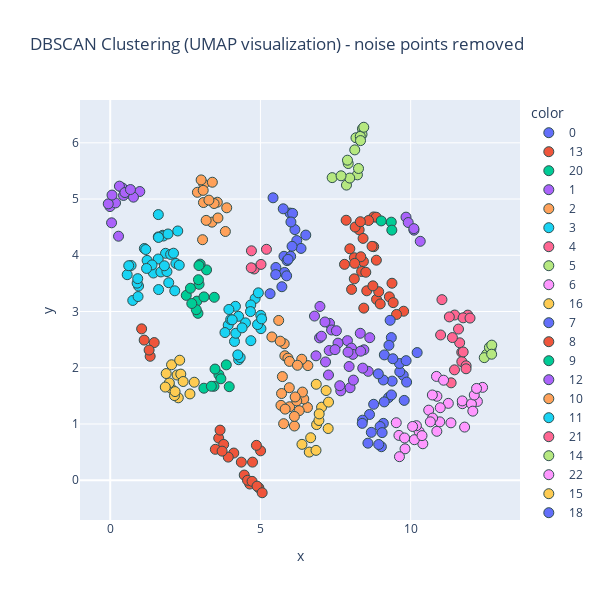

The notebook cell this image was saved under:
### Code cell
mask = labels != -1

fig = px.scatter(
    x=reduced_single_stocks[mask, 0],
    y=reduced_single_stocks[mask, 1],
    color=labels[mask].astype(str),
    hover_name=single_stocks[mask]['name'],
    title="DBSCAN Clustering (UMAP visualization) - noise points removed",
    width=600,
    height=600
    
)
fig.update_traces(marker=dict(size=10, line=dict(width=1, color='DarkSlateGrey')))
fig.show()

### Figure 1 — Plotly figure (JSON) as saved in the notebook; plotly's stock layout.template omitted (floating-point values rounded to 4 significant figures)
{"data": [{"hovertemplate": "<b>%{hovertext}</b><br><br>color=0<br>x=%{x}<br>y=%{y}<extra></extra>", "hovertext": ["Google", "SYK", "BLK", "V", "MA", "HQY", "DAL", "AX", "BPOP", "WTFC", "ZWS", "GOOG", "LYV", "NWSA", "NWS", "ICE", "CME", "MCO", "EMR", "CBRE"], "legendgroup": "0", "marker": {"color": "#636efa", "line": {"color": "DarkSlateGrey", "width": 1}, "size": 10, "symbol": "circle"}, "mode": "markers", "name": "0", "orientation": "v", "showlegend": true, "type": "scatter", "x": [5.805, 5.321, 6.509, 5.514, 5.508, 5.784, 6.21, 5.984, 6.07, 5.42, 6.147, 5.714, 6.015, 6.351, 6.053, 5.887, 5.872, 6.006, 5.921, 5.759], "xaxis": "x", "y": [3.694, 3.317, 4.359, 3.783, 3.657, 3.982, 4.262, 4.751, 4.745, 5.022, 4.457, 3.441, 4.592, 4.122, 4.159, 3.905, 3.634, 3.982, 3.927, 4.826], "yaxis": "y"}, {"hovertemplate": "<b>%{hovertext}</b><br><br>color=13<br>x=%{x}<br>y=%{y}<extra></extra>", "hovertext": ["Tesla", "BAC", "TSEM", "WAT", "GTLS", "UMBF", "WD", "RF", "CADE", "ABCB", "FNB", "EWBC", "BOKF", "WBS", "SSB", "FHN", "HBAN", "MTB", "SNV", "ONB", "OZK", "CFR", "AUB", "PB", "PNFP", "SCHW", "PSA", "AVB", "EQR", "ESS", "MAA", "KIM"], "legendgroup": "13", "marker": {"color": "#EF553B", "line": {"color": "DarkSlateGrey", "width": 1}, "size": 10, "symbol": "circle"}, "mode": "markers", "name": "13", "orientation": "v", "showlegend": true, "type": "scatter", "x": [8.858, 8.767, 8.034, 8.864, 8.936, 8.853, 9.766, 8.427, 8.286, 8.152, 7.798, 7.853, 8.367, 8.769, 8.125, 8.124, 8.416, 8.341, 8.599, 7.976, 8.136, 8.507, 8.439, 8.539, 8.325, 8.714, 8.987, 9.291, 9.418, 9.378, 9.53, 8.743], "xaxis": "x", "y": [3.913, 4.682, 3.393, 3.216, 3.353, 4.677, 3.005, 3.89, 4.453, 4.502, 3.839, 4.623, 3.712, 4.153, 3.956, 3.581, 4.3, 3.974, 4.619, 4.115, 3.856, 3.698, 3.06, 3.368, 4.597, 4.159, 3.135, 3.261, 3.158, 3.503, 2.948, 3.456], "yaxis": "y"}, {"hovertemplate": "<b>%{hovertext}</b><br><br>color=20<br>x=%{x}<br>y=%{y}<extra></extra>", "hovertext": ["MSFT", "ASML", "AMD", "FERG", "MU", "MLM", "LRCX", "AMAT"], "legendgroup": "20", "marker": {"color": "#00cc96", "line": {"color": "DarkSlateGrey", "width": 1}, "size": 10, "symbol": "circle"}, "mode": "markers", "name": "20", "orientation": "v", "showlegend": true, "type": "scatter", "x": [3.864, 3.962, 3.117, 3.617, 3.684, 3.488, 3.455, 3.366], "xaxis": "x", "y": [2.051, 1.663, 1.636, 1.878, 1.804, 1.977, 1.67, 1.671], "yaxis": "y"}, {"hovertemplate": "<b>%{hovertext}</b><br><br>color=1<br>x=%{x}<br>y=%{y}<extra></extra>", "hovertext": ["NVDA", "AVGO", "INSM", "HIMS", "STRL", "MOD", "IDCC", "GE", "HWM", "ANET", "VST", "NRG", "RCL"], "legendgroup": "1", "marker": {"color": "#ab63fa", "line": {"color": "DarkSlateGrey", "width": 1}, "size": 10, "symbol": "circle"}, "mode": "markers", "name": "1", "orientation": "v", "showlegend": true, "type": "scatter", "x": [-0.008464, 0.1773, 0.9844, 0.4016, -0.06541, 0.04469, 0.7734, 0.4421, 0.3062, 0.2768, 0.05977, 0.4894, 0.6738], "xaxis": "x", "y": [4.866, 4.931, 5.134, 5.198, 4.914, 4.577, 5.034, 5.064, 5.23, 4.339, 5.07, 5.116, 5.169], "yaxis": "y"}, {"hovertemplate": "<b>%{hovertext}</b><br><br>color=2<br>x=%{x}<br>y=%{y}<extra></extra>", "hovertext": ["TSM", "NOW", "ISRG", "JPM", "GS", "AXP", "WMT", "CVCO", "BK", "PNR", "MWA", "KMI", "WFC", "WELL", "GRMN"], "legendgroup": "2", "marker": {"color": "#FFA15A", "line": {"color": "DarkSlateGrey", "width": 1}, "size": 10, "symbol": "circle"}, "mode": "markers", "name": "2", "orientation": "v", "showlegend": true, "type": "scatter", "x": [2.902, 3.114, 3.095, 3.104, 3.565, 3.386, 3.193, 3.074, 3.457, 3.4, 3.285, 3.833, 3.878, 3.586, 3.026], "xaxis": "x", "y": [5.12, 5.263, 5.154, 4.938, 4.943, 4.589, 4.62, 4.277, 4.921, 5.299, 4.98, 4.423, 4.844, 4.663, 5.34], "yaxis": "y"}, {"hovertemplate": "<b>%{hovertext}</b><br><br>color=3<br>x=%{x}<br>y=%{y}<extra></extra>", "hovertext": ["ORCL", "IBM", "PANW", "BKNG", "LLY", "COST", "CYBR", "NVMI", "MDGL", "LII", "FN", "SPXC", "XPO", "R", "TBBK", "BMI", "SBS", "TKO", "WMB", "TPL", "PGR", "KKR", "ETN", "PH", "TT", "TDG", "CTAS", "URI", "APH", "KLAC", "IRM", "BSX", "MCK"], "legendgroup": "3", "marker": {"color": "#19d3f3", "line": {"color": "DarkSlateGrey", "width": 1}, "size": 10, "symbol": "circle"}, "mode": "markers", "name": "3", "orientation": "v", "showlegend": true, "type": "scatter", "x": [1.841, 2.248, 1.439, 1.749, 0.5655, 2.01, 1.602, 1.228, 1.61, 1.77, 0.9427, 0.6945, 0.7503, 2.186, 2.298, 1.686, 1.948, 1.888, 2.106, 1.6, 1.598, 1.137, 0.8955, 1.392, 1.183, 1.209, 1.803, 0.9269, 1.608, 0.9153, 0.6159, 1.924, 2.148], "xaxis": "x", "y": [4.035, 4.432, 3.684, 4.356, 3.655, 4.015, 4.724, 3.909, 3.39, 4.342, 3.453, 3.818, 3.197, 3.855, 3.823, 3.704, 3.512, 3.71, 4.037, 4.327, 3.934, 4.121, 3.504, 3.828, 4.102, 3.766, 3.813, 3.266, 4.317, 3.584, 3.815, 4.379, 3.368], "yaxis": "y"}, {"hovertemplate": "<b>%{hovertext}</b><br><br>color=4<br>x=%{x}<br>y=%{y}<extra></extra>", "hovertext": ["INTC", "DIS", "ONC", "BNTX", "LUV", "AAL", "ALK", "HASI", "IFF", "BALL", "TGT", "CCI", "SBAC", "ARE", "DOC", "MDT", "NKE"], "legendgroup": "4", "marker": {"color": "#FF6692", "line": {"color": "DarkSlateGrey", "width": 1}, "size": 10, "symbol": "circle"}, "mode": "markers", "name": "4", "orientation": "v", "showlegend": true, "type": "scatter", "x": [11.7, 11.9, 11.46, 11.7, 11.75, 11.29, 11.04, 11.98, 11.63, 11.59, 11.75, 11.46, 11.35, 11.85, 11.39, 11.0, 11.84], "xaxis": "x", "y": [2.275, 2.936, 2.938, 2.109, 2.888, 2.904, 3.211, 2.883, 2.444, 2.688, 2.281, 1.963, 1.732, 2.035, 2.537, 2.583, 1.982], "yaxis": "y"}, {"hovertemplate": "<b>%{hovertext}</b><br><br>color=5<br>x=%{x}<br>y=%{y}<extra></extra>", "hovertext": ["SHOP", "ADSK", "MMM", "WIX", "VRNS", "FROG", "CDE", "BBIO", "RKT", "IP", "SW", "TTWO", "GM", "EBAY", "CCL"], "legendgroup": "5", "marker": {"color": "#B6E880", "line": {"color": "DarkSlateGrey", "width": 1}, "size": 10, "symbol": "circle"}, "mode": "markers", "name": "5", "orientation": "v", "showlegend": true, "type": "scatter", "x": [8.179, 7.921, 8.227, 8.395, 8.139, 8.381, 8.322, 8.439, 8.331, 7.864, 7.973, 7.387, 8.264, 7.683, 7.896], "xaxis": "x", "y": [6.09, 5.632, 5.43, 6.249, 5.875, 6.149, 6.114, 6.277, 6.039, 5.248, 5.373, 5.381, 5.543, 5.413, 5.691], "yaxis": "y"}, {"hovertemplate": "<b>%{hovertext}</b><br><br>color=6<br>x=%{x}<br>y=%{y}<extra></extra>", "hovertext": ["JNJ", "NEE", "BIIB", "INCY", "ORA", "CWEN", "UPS", "CHRW", "AWK", "WTRG", "CWT", "NEM", "AMCR", "SYY", "KDP", "AMT", "O", "D", "XEL", "ES", "PFE", "CVS", "BMY"], "legendgroup": "6", "marker": {"color": "#FF97FF", "line": {"color": "DarkSlateGrey", "width": 1}, "size": 10, "symbol": "circle"}, "mode": "markers", "name": "6", "orientation": "v", "showlegend": true, "type": "scatter", "x": [9.609, 10.28, 11.25, 10.87, 10.4, 10.12, 10.97, 9.812, 10.6, 10.73, 10.66, 10.86, 10.19, 9.521, 9.798, 10.72, 10.06, 11.1, 9.627, 10.98, 11.34, 10.87, 10.38], "xaxis": "x", "y": [0.797, 0.8649, 1.367, 1.493, 0.6484, 0.7204, 1.038, 0.558, 1.246, 1.105, 1.038, 1.846, 0.9696, 1.023, 0.7513, 1.516, 0.9557, 1.778, 0.4185, 1.289, 1.02, 0.8697, 0.7928], "yaxis": "y"}, {"hovertemplate": "<b>%{hovertext}</b><br><br>color=16<br>x=%{x}<br>y=%{y}<extra></extra>", "hovertext": ["MRK", "REGN", "DOX", "ODFL", "FELE", "FCX", "OMC", "MDLZ", "MNST", "PCG", "EIX", "YUM"], "legendgroup": "16", "marker": {"color": "#FECB52", "line": {"color": "DarkSlateGrey", "width": 1}, "size": 10, "symbol": "circle"}, "mode": "markers", "name": "16", "orientation": "v", "showlegend": true, "type": "scatter", "x": [6.625, 6.85, 6.869, 7.035, 7.266, 7.186, 6.946, 7.254, 6.955, 6.382, 6.671, 6.858], "xaxis": "x", "y": [0.5, 0.5309, 0.9891, 1.299, 1.389, 1.594, 1.062, 0.9191, 1.179, 0.6375, 0.7553, 1.706], "yaxis": "y"}, {"hovertemplate": "<b>%{hovertext}</b><br><br>color=7<br>x=%{x}<br>y=%{y}<extra></extra>", "hovertext": ["TMO", "DHR", "BA", "IQV", "MTD", "IONS", "FND", "FBIN", "IEX", "ADBE", "PPG", "CMCSA", "PLD", "CSGP", "EXR", "WY", "INVH", "ZTS", "SBUX", "F"], "legendgroup": "7", "marker": {"color": "#636efa", "line": {"color": "DarkSlateGrey", "width": 1}, "size": 10, "symbol": "circle"}, "mode": "markers", "name": "7", "orientation": "v", "showlegend": true, "type": "scatter", "x": [9.264, 9.384, 9.753, 9.36, 9.785, 9.09, 9.638, 9.628, 8.768, 9.849, 9.865, 10.22, 9.124, 9.089, 9.317, 9.121, 9.356, 9.407, 8.924, 9.277], "xaxis": "x", "y": [1.469, 1.762, 1.865, 1.517, 1.419, 1.011, 1.93, 2.076, 1.35, 2.126, 1.745, 2.27, 2.228, 1.783, 2.844, 1.393, 2.537, 2.16, 1.891, 2.399], "yaxis": "y"}, {"hovertemplate": "<b>%{hovertext}</b><br><br>color=8<br>x=%{x}<br>y=%{y}<extra></extra>", "hovertext": ["XOM", "CVX", "COP", "SLB", "RMBS", "NUE", "STLD", "CF", "EOG", "MPC", "PSX", "VLO", "OXY", "FANG", "DVN", "HAL", "CTRA", "APA"], "legendgroup": "8", "marker": {"color": "#EF553B", "line": {"color": "DarkSlateGrey", "width": 1}, "size": 10, "symbol": "circle"}, "mode": "markers", "name": "8", "orientation": "v", "showlegend": true, "type": "scatter", "x": [4.112, 4.737, 4.461, 4.646, 3.611, 4.569, 3.776, 5.005, 4.364, 3.499, 3.657, 3.929, 4.721, 3.724, 4.948, 4.887, 4.866, 5.058], "xaxis": "x", "y": [0.4832, 0.3217, 0.0917, -0.06796, 0.7481, -0.001233, 0.6366, 0.5227, 0.3215, 0.5494, 0.8907, 0.4107, -0.02031, 0.5168, -0.135, -0.1054, 0.6204, -0.223], "yaxis": "y"}, {"hovertemplate": "<b>%{hovertext}</b><br><br>color=9<br>x=%{x}<br>y=%{y}<extra></extra>", "hovertext": ["CAT", "TEVA", "VRTX", "ENSG", "AVAV", "KEX", "PFSI", "TJX", "OKE", "AJG", "ORLY", "HLT", "MAR"], "legendgroup": "9", "marker": {"color": "#00cc96", "line": {"color": "DarkSlateGrey", "width": 1}, "size": 10, "symbol": "circle"}, "mode": "markers", "name": "9", "orientation": "v", "showlegend": true, "type": "scatter", "x": [2.885, 3.207, 2.92, 3.464, 2.532, 2.865, 2.957, 2.937, 2.993, 2.67, 2.715, 2.953, 3.12], "xaxis": "x", "y": [3.185, 3.74, 2.967, 3.253, 3.287, 3.033, 3.483, 3.566, 3.843, 3.414, 3.142, 3.817, 3.26], "yaxis": "y"}, {"hovertemplate": "<b>%{hovertext}</b><br><br>color=12<br>x=%{x}<br>y=%{y}<extra></extra>", "hovertext": ["HD", "HON", "PG", "NBIX", "LOW", "UNP", "NSC", "FDX", "CSX", "EXPD", "XYL", "ROP", "AOS", "WMS", "QCOM", "TXN", "ACN", "TEL", "APD", "DD", "AVY", "EA", "ITW", "CL", "KMB", "CHD", "EQIX", "ABT", "ROST"], "legendgroup": "12", "marker": {"color": "#ab63fa", "line": {"color": "DarkSlateGrey", "width": 1}, "size": 10, "symbol": "circle"}, "mode": "markers", "name": "12", "orientation": "v", "showlegend": true, "type": "scatter", "x": [6.981, 8.443, 7.167, 6.849, 6.967, 7.896, 8.638, 8.028, 8.587, 7.984, 7.582, 7.031, 7.673, 7.64, 7.3, 8.076, 7.368, 7.529, 8.405, 7.952, 8.094, 8.335, 7.265, 7.289, 7.915, 7.483, 7.146, 8.323, 6.799], "xaxis": "x", "y": [3.09, 2.319, 2.103, 2.212, 2.531, 2.482, 2.535, 2.349, 1.936, 1.644, 2.438, 2.561, 1.589, 1.681, 2.79, 2.237, 2.671, 2.658, 1.993, 2.022, 1.78, 2.294, 1.871, 2.306, 2.278, 2.322, 2.814, 2.613, 2.919], "yaxis": "y"}, {"hovertemplate": "<b>%{hovertext}</b><br><br>color=10<br>x=%{x}<br>y=%{y}<extra></extra>", "hovertext": ["MCD", "AMGN", "HALO", "VMI", "CTVA", "AON", "DE", "LMT", "NOC", "KO", "K", "VICI", "VTR", "DUK", "AEP", "SRE", "EXC", "ED", "WEC", "DTE", "AEE", "PPL", "CNP", "FE", "CI"], "legendgroup": "10", "marker": {"color": "#FFA15A", "line": {"color": "DarkSlateGrey", "width": 1}, "size": 10, "symbol": "circle"}, "mode": "markers", "name": "10", "orientation": "v", "showlegend": true, "type": "scatter", "x": [6.566, 6.579, 5.791, 6.442, 5.971, 6.398, 6.209, 6.131, 5.772, 5.961, 5.38, 6.29, 5.607, 5.812, 5.915, 6.13, 5.683, 5.823, 6.375, 5.967, 6.233, 5.659, 5.703, 6.156, 5.73], "xaxis": "x", "y": [1.293, 2.038, 2.427, 1.445, 1.306, 1.567, 1.41, 0.9638, 1.005, 1.645, 2.548, 1.237, 2.841, 2.213, 2.17, 1.135, 1.331, 1.264, 2.151, 2.113, 2.044, 2.473, 1.542, 1.481, 1.843], "yaxis": "y"}, {"hovertemplate": "<b>%{hovertext}</b><br><br>color=11<br>x=%{x}<br>y=%{y}<extra></extra>", "hovertext": ["TRV", "GILD", "ALNY", "UTHR", "WTS", "ACM", "LIN", "INTU", "ABBV", "VMC", "BKR", "CB", "MMC", "RTX", "ADP", "GD", "WM", "MO", "KR", "SO", "PEG", "ATO", "HCA"], "legendgroup": "11", "marker": {"color": "#19d3f3", "line": {"color": "DarkSlateGrey", "width": 1}, "size": 10, "symbol": "circle"}, "mode": "markers", "name": "11", "orientation": "v", "showlegend": true, "type": "scatter", "x": [4.168, 4.824, 5.011, 3.949, 4.276, 4.272, 4.137, 4.326, 3.927, 4.246, 4.01, 4.06, 4.18, 4.678, 4.502, 4.681, 4.39, 4.931, 4.669, 5.017, 4.904, 5.04, 3.819], "xaxis": "x", "y": [3.092, 3.231, 2.932, 3.037, 2.143, 2.914, 2.467, 2.182, 2.757, 2.229, 2.857, 2.852, 2.613, 3.117, 2.798, 2.481, 2.709, 3.332, 2.999, 2.695, 2.768, 2.87, 2.626], "yaxis": "y"}, {"hovertemplate": "<b>%{hovertext}</b><br><br>color=21<br>x=%{x}<br>y=%{y}<extra></extra>", "hovertext": ["CHKP", "EXEL", "T", "FOX", "ETR"], "legendgroup": "21", "marker": {"color": "#FF6692", "line": {"color": "DarkSlateGrey", "width": 1}, "size": 10, "symbol": "circle"}, "mode": "markers", "name": "21", "orientation": "v", "showlegend": true, "type": "scatter", "x": [4.791, 4.701, 5.019, 5.2, 4.694], "xaxis": "x", "y": [3.757, 4.079, 3.838, 4.106, 3.777], "yaxis": "y"}, {"hovertemplate": "<b>%{hovertext}</b><br><br>color=14<br>x=%{x}<br>y=%{y}<extra></extra>", "hovertext": ["ILMN", "RUN", "LYFT", "WBD", "MTCH", "PSKY"], "legendgroup": "14", "marker": {"color": "#B6E880", "line": {"color": "DarkSlateGrey", "width": 1}, "size": 10, "symbol": "circle"}, "mode": "markers", "name": "14", "orientation": "v", "showlegend": true, "type": "scatter", "x": [12.53, 12.67, 12.62, 12.45, 12.7, 12.69], "xaxis": "x", "y": [2.238, 2.337, 2.364, 2.18, 2.402, 2.241], "yaxis": "y"}, {"hovertemplate": "<b>%{hovertext}</b><br><br>color=22<br>x=%{x}<br>y=%{y}<extra></extra>", "hovertext": ["GMAB", "ENPH", "FLG", "DQ", "SEDG", "JKS", "CSIQ", "DG", "EL"], "legendgroup": "22", "marker": {"color": "#FF97FF", "line": {"color": "DarkSlateGrey", "width": 1}, "size": 10, "symbol": "circle"}, "mode": "markers", "name": "22", "orientation": "v", "showlegend": true, "type": "scatter", "x": [11.72, 11.8, 11.72, 12.39, 12.22, 12.02, 12.12, 12.07, 12.19], "xaxis": "x", "y": [1.361, 0.9447, 1.41, 1.651, 1.401, 1.357, 1.515, 1.228, 1.632], "yaxis": "y"}, {"hovertemplate": "<b>%{hovertext}</b><br><br>color=15<br>x=%{x}<br>y=%{y}<extra></extra>", "hovertext": ["MEDP", "DHI", "LEN", "NVR", "BLD", "IBP", "OC", "MTH", "KBH", "SSD", "EXP", "TPH", "SAIA", "CMG"], "legendgroup": "15", "marker": {"color": "#FECB52", "line": {"color": "DarkSlateGrey", "width": 1}, "size": 10, "symbol": "circle"}, "mode": "markers", "name": "15", "orientation": "v", "showlegend": true, "type": "scatter", "x": [2.226, 2.016, 2.266, 2.349, 2.653, 1.968, 2.042, 2.139, 1.833, 2.797, 1.864, 2.158, 2.427, 2.313], "xaxis": "x", "y": [1.871, 1.637, 1.465, 1.887, 1.534, 1.73, 2.053, 1.505, 1.656, 1.742, 1.897, 1.576, 1.755, 2.134], "yaxis": "y"}, {"hovertemplate": "<b>%{hovertext}</b><br><br>color=18<br>x=%{x}<br>y=%{y}<extra></extra>", "hovertext": ["BMRN", "JBHT", "KNX", "DOW", "LYB", "IPG", "KHC", "STZ", "BDX"], "legendgroup": "18", "marker": {"color": "#636efa", "line": {"color": "DarkSlateGrey", "width": 1}, "size": 10, "symbol": "circle"}, "mode": "markers", "name": "18", "orientation": "v", "showlegend": true, "type": "scatter", "x": [9.026, 8.631, 8.399, 8.982, 8.69, 8.388, 8.937, 8.578, 9.05], "xaxis": "x", "y": [0.5953, 1.169, 1.068, 0.9557, 0.8507, 1.011, 0.6354, 0.6587, 0.8463], "yaxis": "y"}, {"hovertemplate": "<b>%{hovertext}</b><br><br>color=17<br>x=%{x}<br>y=%{y}<extra></extra>", "hovertext": ["PHM", "TOL", "TMHC", "BLDR", "MHO"], "legendgroup": "17", "marker": {"color": "#EF553B", "line": {"color": "DarkSlateGrey", "width": 1}, "size": 10, "symbol": "circle"}, "mode": "markers", "name": "17", "orientation": "v", "showlegend": true, "type": "scatter", "x": [1.13, 1.046, 1.464, 1.33, 1.294], "xaxis": "x", "y": [2.492, 2.691, 2.448, 2.203, 2.315], "yaxis": "y"}, {"hovertemplate": "<b>%{hovertext}</b><br><br>color=23<br>x=%{x}<br>y=%{y}<extra></extra>", "hovertext": ["CFG", "NTRS", "PNC"], "legendgroup": "23", "marker": {"color": "#00cc96", "line": {"color": "DarkSlateGrey", "width": 1}, "size": 10, "symbol": "circle"}, "mode": "markers", "name": "23", "orientation": "v", "showlegend": true, "type": "scatter", "x": [9.355, 9.373, 9.02], "xaxis": "x", "y": [4.589, 4.447, 4.611], "yaxis": "y"}, {"hovertemplate": "<b>%{hovertext}</b><br><br>color=19<br>x=%{x}<br>y=%{y}<extra></extra>", "hovertext": ["WAL", "CMA", "ZION", "KEY", "TFC"], "legendgroup": "19", "marker": {"color": "#ab63fa", "line": {"color": "DarkSlateGrey", "width": 1}, "size": 10, "symbol": "circle"}, "mode": "markers", "name": "19", "orientation": "v", "showlegend": true, "type": "scatter", "x": [9.845, 10.11, 9.919, 10.11, 10.32], "xaxis": "x", "y": [4.678, 4.447, 4.582, 4.474, 4.248], "yaxis": "y"}], "layout": {"height": 600, "legend": {"title": {"text": "color"}, "tracegroupgap": 0}, "title": {"text": "DBSCAN Clustering (UMAP visualization) - noise points removed"}, "width": 600, "xaxis": {"anchor": "y", "domain": [0, 1], "title": {"text": "x"}}, "yaxis": {"anchor": "x", "domain": [0, 1], "title": {"text": "y"}}}}
